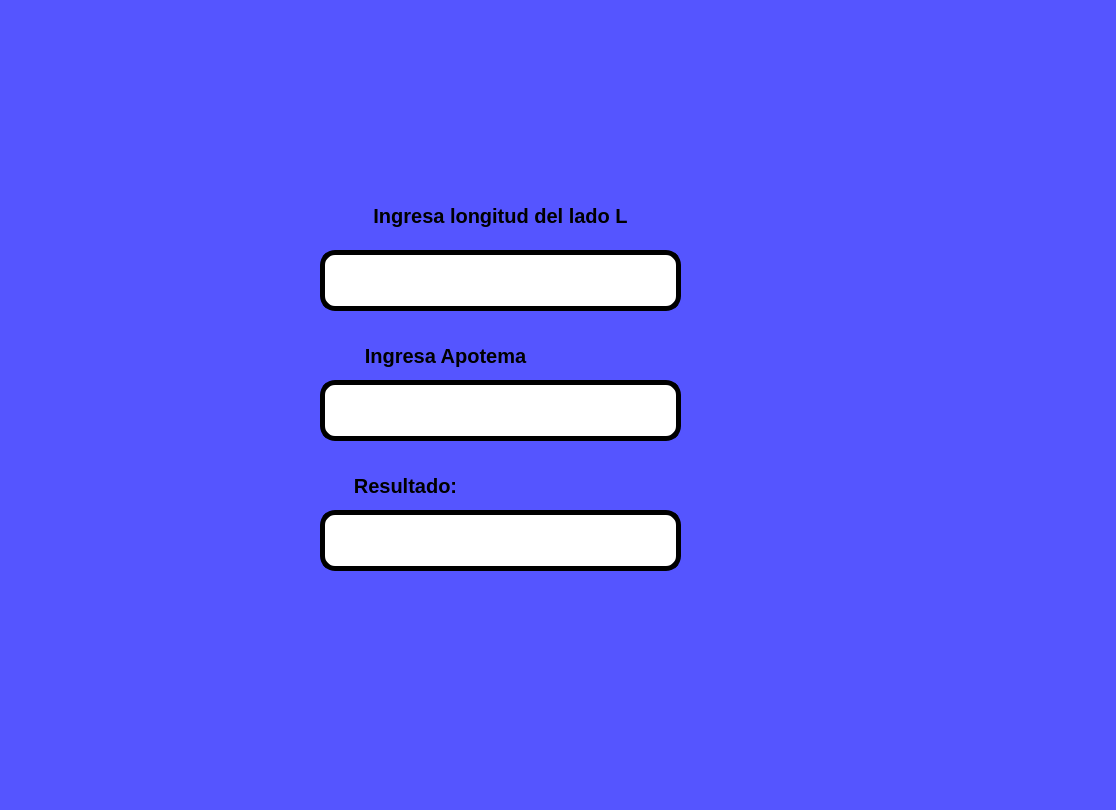
<?xml version="1.0" encoding="UTF-8"?>
<ui version="4.0">
 <class>MainWindow</class>
 <widget class="QMainWindow" name="MainWindow">
  <property name="geometry">
   <rect>
    <x>0</x>
    <y>0</y>
    <width>1116</width>
    <height>810</height>
   </rect>
  </property>
  <property name="windowTitle">
   <string>MainWindow</string>
  </property>
  <property name="styleSheet">
   <string notr="true">background-color: rgb(85, 85, 255)</string>
  </property>
  <widget class="QWidget" name="centralwidget">
   <widget class="QLabel" name="label">
    <property name="geometry">
     <rect>
      <x>300</x>
      <y>200</y>
      <width>401</width>
      <height>31</height>
     </rect>
    </property>
    <property name="font">
     <font>
      <pointsize>15</pointsize>
      <weight>75</weight>
      <bold>true</bold>
     </font>
    </property>
    <property name="text">
     <string>Ingresa longitud del lado L</string>
    </property>
    <property name="alignment">
     <set>Qt::AlignCenter</set>
    </property>
   </widget>
   <widget class="QLineEdit" name="txt_metros">
    <property name="geometry">
     <rect>
      <x>320</x>
      <y>250</y>
      <width>361</width>
      <height>61</height>
     </rect>
    </property>
    <property name="font">
     <font>
      <pointsize>15</pointsize>
      <weight>75</weight>
      <bold>true</bold>
     </font>
    </property>
    <property name="styleSheet">
     <string notr="true">border-radius: 15px;
background-color: rgb(255, 255, 255);
border:  5px solid black;
</string>
    </property>
    <property name="text">
     <string/>
    </property>
    <property name="alignment">
     <set>Qt::AlignCenter</set>
    </property>
   </widget>
   <widget class="QLineEdit" name="txt_apotema">
    <property name="geometry">
     <rect>
      <x>320</x>
      <y>380</y>
      <width>361</width>
      <height>61</height>
     </rect>
    </property>
    <property name="font">
     <font>
      <pointsize>15</pointsize>
      <weight>75</weight>
      <bold>true</bold>
     </font>
    </property>
    <property name="styleSheet">
     <string notr="true">border-radius: 15px;
background-color: rgb(255, 255, 255);
border:  5px solid black;
</string>
    </property>
    <property name="text">
     <string/>
    </property>
    <property name="alignment">
     <set>Qt::AlignCenter</set>
    </property>
   </widget>
   <widget class="QLabel" name="label_3">
    <property name="geometry">
     <rect>
      <x>330</x>
      <y>340</y>
      <width>231</width>
      <height>31</height>
     </rect>
    </property>
    <property name="font">
     <font>
      <pointsize>15</pointsize>
      <weight>75</weight>
      <bold>true</bold>
     </font>
    </property>
    <property name="text">
     <string>Ingresa Apotema</string>
    </property>
    <property name="alignment">
     <set>Qt::AlignCenter</set>
    </property>
   </widget>
   <widget class="QLabel" name="label_5">
    <property name="geometry">
     <rect>
      <x>840</x>
      <y>560</y>
      <width>251</width>
      <height>191</height>
     </rect>
    </property>
    <property name="text">
     <string/>
    </property>
    <property name="pixmap">
     <pixmap resource="../../Archivo/recursos.qrc">:/Ejercicios/gatoinplorandoayuda.jpg</pixmap>
    </property>
    <property name="scaledContents">
     <bool>true</bool>
    </property>
   </widget>
   <widget class="QLabel" name="label_2">
    <property name="geometry">
     <rect>
      <x>830</x>
      <y>0</y>
      <width>271</width>
      <height>211</height>
     </rect>
    </property>
    <property name="text">
     <string/>
    </property>
    <property name="pixmap">
     <pixmap resource="../../Archivo/recursos.qrc">:/Ejercicios/logouat.jpg</pixmap>
    </property>
    <property name="scaledContents">
     <bool>true</bool>
    </property>
   </widget>
   <widget class="QLabel" name="label_4">
    <property name="geometry">
     <rect>
      <x>10</x>
      <y>-20</y>
      <width>201</width>
      <height>211</height>
     </rect>
    </property>
    <property name="text">
     <string/>
    </property>
    <property name="pixmap">
     <pixmap resource="../../Archivo/recursos.qrc">:/Ejercicios/logouat2.jpg</pixmap>
    </property>
    <property name="scaledContents">
     <bool>true</bool>
    </property>
   </widget>
   <widget class="QLabel" name="label_6">
    <property name="geometry">
     <rect>
      <x>290</x>
      <y>470</y>
      <width>231</width>
      <height>31</height>
     </rect>
    </property>
    <property name="font">
     <font>
      <pointsize>15</pointsize>
      <weight>75</weight>
      <bold>true</bold>
     </font>
    </property>
    <property name="text">
     <string>Resultado:</string>
    </property>
    <property name="alignment">
     <set>Qt::AlignCenter</set>
    </property>
   </widget>
   <widget class="QLineEdit" name="txt_resultado">
    <property name="geometry">
     <rect>
      <x>320</x>
      <y>510</y>
      <width>361</width>
      <height>61</height>
     </rect>
    </property>
    <property name="font">
     <font>
      <pointsize>15</pointsize>
      <weight>75</weight>
      <bold>true</bold>
     </font>
    </property>
    <property name="styleSheet">
     <string notr="true">border-radius: 15px;
background-color: rgb(255, 255, 255);
border:  5px solid black;
</string>
    </property>
    <property name="text">
     <string/>
    </property>
    <property name="alignment">
     <set>Qt::AlignCenter</set>
    </property>
   </widget>
  </widget>
  <widget class="QMenuBar" name="menubar">
   <property name="geometry">
    <rect>
     <x>0</x>
     <y>0</y>
     <width>1116</width>
     <height>26</height>
    </rect>
   </property>
  </widget>
  <widget class="QStatusBar" name="statusbar"/>
 </widget>
 <resources>
  <include location="../../Archivo/recursos.qrc"/>
 </resources>
 <connections/>
</ui>
